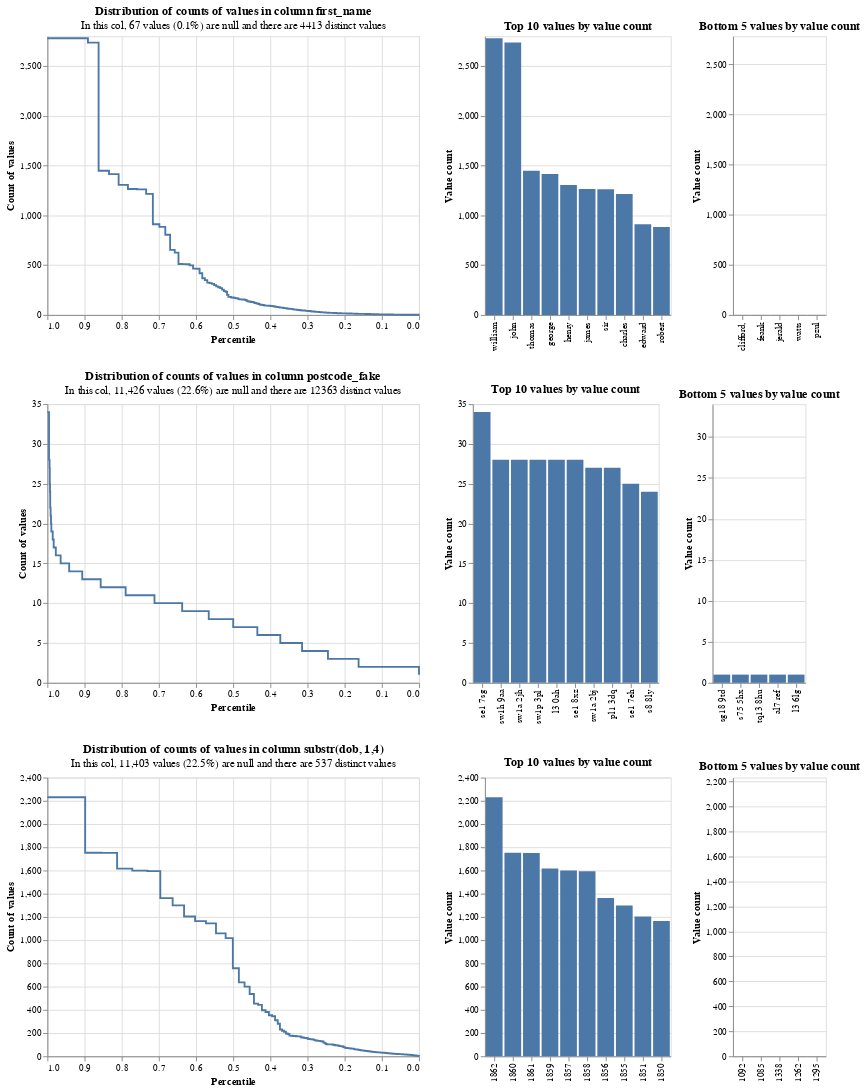

This figure's notebook cell:
### Code cell
# Simple settings dictionary will be used for exploratory analysis
settings = {
    "link_type": "dedupe_only",
    "blocking_rules_to_generate_predictions": [
        "l.first_name = r.first_name and l.surname = r.surname",
        "l.surname = r.surname and l.dob = r.dob",
        "l.first_name = r.first_name and l.dob = r.dob",
        "l.postcode_fake = r.postcode_fake and l.first_name = r.first_name",
    ],
}
linker = DuckDBLinker(df, settings)

linker.profile_columns(
    ["first_name", "postcode_fake", "substr(dob, 1,4)"], top_n=10, bottom_n=5
)

### Figure 1 — Vega-Lite specification as saved in the notebook (floating-point values rounded to 4 significant figures; data arrays with more than 128 entries replaced by an {"elided": "..."} marker saying what was removed)
{"$schema": "https://vega.github.io/schema/vega-lite/v5.9.3.json", "config": {"view": {"continuousHeight": 300, "continuousWidth": 400}}, "vconcat": [{"hconcat": [{"data": {"values": {"elided": "151 records"}}, "encoding": {"tooltip": [{"field": "value_count", "type": "quantitative"}, {"field": "percentile_ex_nulls", "type": "quantitative"}, {"field": "percentile_inc_nulls", "type": "quantitative"}, {"field": "total_non_null_rows", "type": "quantitative"}, {"field": "total_rows_inc_nulls", "type": "quantitative"}], "x": {"field": "percentile_ex_nulls", "sort": "descending", "title": "Percentile", "type": "quantitative"}, "y": {"field": "value_count", "title": "Count of values", "type": "quantitative"}}, "mark": {"interpolate": "step-after", "type": "line"}, "title": {"subtitle": "In this col, 67 values (0.1%) are null and there are 4413 distinct values", "text": "Distribution of counts of values in column first_name"}}, {"data": {"values": [{"distinct_value_count": 4413, "group_name": "first_name", "total_non_null_rows": 50511, "total_rows_inc_nulls": 50578, "value": "william", "value_count": 2780}, {"distinct_value_count": 4413, "group_name": "first_name", "total_non_null_rows": 50511, "total_rows_inc_nulls": 50578, "value": "john", "value_count": 2736}, {"distinct_value_count": 4413, "group_name": "first_name", "total_non_null_rows": 50511, "total_rows_inc_nulls": 50578, "value": "thomas", "value_count": 1448}, {"distinct_value_count": 4413, "group_name": "first_name", "total_non_null_rows": 50511, "total_rows_inc_nulls": 50578, "value": "george", "value_count": 1415}, {"distinct_value_count": 4413, "group_name": "first_name", "total_non_null_rows": 50511, "total_rows_inc_nulls": 50578, "value": "henry", "value_count": 1306}, {"distinct_value_count": 4413, "group_name": "first_name", "total_non_null_rows": 50511, "total_rows_inc_nulls": 50578, "value": "james", "value_count": 1265}, {"distinct_value_count": 4413, "group_name": "first_name", "total_non_null_rows": 50511, "total_rows_inc_nulls": 50578, "value": "sir", "value_count": 1262}, {"distinct_value_count": 4413, "group_name": "first_name", "total_non_null_rows": 50511, "total_rows_inc_nulls": 50578, "value": "charles", "value_count": 1216}, {"distinct_value_count": 4413, "group_name": "first_name", "total_non_null_rows": 50511, "total_rows_inc_nulls": 50578, "value": "edward", "value_count": 911}, {"distinct_value_count": 4413, "group_name": "first_name", "total_non_null_rows": 50511, "total_rows_inc_nulls": 50578, "value": "robert", "value_count": 884}]}, "encoding": {"tooltip": [{"field": "value", "type": "nominal"}, {"field": "value_count", "type": "quantitative"}, {"field": "total_non_null_rows", "type": "quantitative"}, {"field": "total_rows_inc_nulls", "type": "quantitative"}], "x": {"field": "value", "sort": "-y", "title": null, "type": "nominal"}, "y": {"field": "value_count", "title": "Value count", "type": "quantitative"}}, "mark": "bar", "title": "Top 10 values by value count"}, {"data": {"values": [{"distinct_value_count": 4413, "group_name": "first_name", "total_non_null_rows": 50511, "total_rows_inc_nulls": 50578, "value": "clifford,", "value_count": 1}, {"distinct_value_count": 4413, "group_name": "first_name", "total_non_null_rows": 50511, "total_rows_inc_nulls": 50578, "value": "feank", "value_count": 1}, {"distinct_value_count": 4413, "group_name": "first_name", "total_non_null_rows": 50511, "total_rows_inc_nulls": 50578, "value": "jerald", "value_count": 1}, {"distinct_value_count": 4413, "group_name": "first_name", "total_non_null_rows": 50511, "total_rows_inc_nulls": 50578, "value": "watts", "value_count": 1}, {"distinct_value_count": 4413, "group_name": "first_name", "total_non_null_rows": 50511, "total_rows_inc_nulls": 50578, "value": "pzul", "value_count": 1}]}, "encoding": {"tooltip": [{"field": "value", "type": "nominal"}, {"field": "value_count", "type": "quantitative"}, {"field": "total_non_null_rows", "type": "quantitative"}, {"field": "total_rows_inc_nulls", "type": "quantitative"}], "x": {"field": "value", "sort": "-y", "title": null, "type": "nominal"}, "y": {"field": "value_count", "scale": {"domain": [0, 2780]}, "title": "Value count", "type": "quantitative"}}, "mark": "bar", "title": "Bottom 5 values by value count"}]}, {"hconcat": [{"data": {"values": [{"distinct_value_count": 12363, "group_name": "postcode_fake", "percentile_ex_nulls": 0.9991, "percentile_inc_nulls": 0.9993, "sum_tokens_in_value_count_group": 34, "total_non_null_rows": 39152, "total_rows_inc_nulls": 50578, "value_count": 34}, {"distinct_value_count": 12363, "group_name": "postcode_fake", "percentile_ex_nulls": 0.9956, "percentile_inc_nulls": 0.9966, "sum_tokens_in_value_count_group": 140, "total_non_null_rows": 39152, "total_rows_inc_nulls": 50578, "value_count": 28}, {"distinct_value_count": 12363, "group_name": "postcode_fake", "percentile_ex_nulls": 0.9942, "percentile_inc_nulls": 0.9955, "sum_tokens_in_value_count_group": 54, "total_non_null_rows": 39152, "total_rows_inc_nulls": 50578, "value_count": 27}, {"distinct_value_count": 12363, "group_name": "postcode_fake", "percentile_ex_nulls": 0.9935, "percentile_inc_nulls": 0.995, "sum_tokens_in_value_count_group": 25, "total_non_null_rows": 39152, "total_rows_inc_nulls": 50578, "value_count": 25}, {"distinct_value_count": 12363, "group_name": "postcode_fake", "percentile_ex_nulls": 0.9929, "percentile_inc_nulls": 0.9945, "sum_tokens_in_value_count_group": 24, "total_non_null_rows": 39152, "total_rows_inc_nulls": 50578, "value_count": 24}, {"distinct_value_count": 12363, "group_name": "postcode_fake", "percentile_ex_nulls": 0.9924, "percentile_inc_nulls": 0.9941, "sum_tokens_in_value_count_group": 22, "total_non_null_rows": 39152, "total_rows_inc_nulls": 50578, "value_count": 22}, {"distinct_value_count": 12363, "group_name": "postcode_fake", "percentile_ex_nulls": 0.9913, "percentile_inc_nulls": 0.9933, "sum_tokens_in_value_count_group": 42, "total_non_null_rows": 39152, "total_rows_inc_nulls": 50578, "value_count": 21}, {"distinct_value_count": 12363, "group_name": "postcode_fake", "percentile_ex_nulls": 0.9903, "percentile_inc_nulls": 0.9925, "sum_tokens_in_value_count_group": 40, "total_non_null_rows": 39152, "total_rows_inc_nulls": 50578, "value_count": 20}, {"distinct_value_count": 12363, "group_name": "postcode_fake", "percentile_ex_nulls": 0.9893, "percentile_inc_nulls": 0.9917, "sum_tokens_in_value_count_group": 38, "total_non_null_rows": 39152, "total_rows_inc_nulls": 50578, "value_count": 19}, {"distinct_value_count": 12363, "group_name": "postcode_fake", "percentile_ex_nulls": 0.9856, "percentile_inc_nulls": 0.9889, "sum_tokens_in_value_count_group": 144, "total_non_null_rows": 39152, "total_rows_inc_nulls": 50578, "value_count": 18}, {"distinct_value_count": 12363, "group_name": "postcode_fake", "percentile_ex_nulls": 0.983, "percentile_inc_nulls": 0.9869, "sum_tokens_in_value_count_group": 102, "total_non_null_rows": 39152, "total_rows_inc_nulls": 50578, "value_count": 17}, {"distinct_value_count": 12363, "group_name": "postcode_fake", "percentile_ex_nulls": 0.9773, "percentile_inc_nulls": 0.9824, "sum_tokens_in_value_count_group": 224, "total_non_null_rows": 39152, "total_rows_inc_nulls": 50578, "value_count": 16}, {"distinct_value_count": 12363, "group_name": "postcode_fake", "percentile_ex_nulls": 0.9643, "percentile_inc_nulls": 0.9723, "sum_tokens_in_value_count_group": 510, "total_non_null_rows": 39152, "total_rows_inc_nulls": 50578, "value_count": 15}, {"distinct_value_count": 12363, "group_name": "postcode_fake", "percentile_ex_nulls": 0.9414, "percentile_inc_nulls": 0.9546, "sum_tokens_in_value_count_group": 896, "total_non_null_rows": 39152, "total_rows_inc_nulls": 50578, "value_count": 14}, {"distinct_value_count": 12363, "group_name": "postcode_fake", "percentile_ex_nulls": 0.9062, "percentile_inc_nulls": 0.9274, "sum_tokens_in_value_count_group": 1378, "total_non_null_rows": 39152, "total_rows_inc_nulls": 50578, "value_count": 13}, {"distinct_value_count": 12363, "group_name": "postcode_fake", "percentile_ex_nulls": 0.8565, "percentile_inc_nulls": 0.8889, "sum_tokens_in_value_count_group": 1944, "total_non_null_rows": 39152, "total_rows_inc_nulls": 50578, "value_count": 12}, {"distinct_value_count": 12363, "group_name": "postcode_fake", "percentile_ex_nulls": 0.7894, "percentile_inc_nulls": 0.837, "sum_tokens_in_value_count_group": 2629, "total_non_null_rows": 39152, "total_rows_inc_nulls": 50578, "value_count": 11}, {"distinct_value_count": 12363, "group_name": "postcode_fake", "percentile_ex_nulls": 0.7117, "percentile_inc_nulls": 0.7769, "sum_tokens_in_value_count_group": 3040, "total_non_null_rows": 39152, "total_rows_inc_nulls": 50578, "value_count": 10}, {"distinct_value_count": 12363, "group_name": "postcode_fake", "percentile_ex_nulls": 0.6373, "percentile_inc_nulls": 0.7192, "sum_tokens_in_value_count_group": 2916, "total_non_null_rows": 39152, "total_rows_inc_nulls": 50578, "value_count": 9}, {"distinct_value_count": 12363, "group_name": "postcode_fake", "percentile_ex_nulls": 0.5657, "percentile_inc_nulls": 0.6638, "sum_tokens_in_value_count_group": 2800, "total_non_null_rows": 39152, "total_rows_inc_nulls": 50578, "value_count": 8}, {"distinct_value_count": 12363, "group_name": "postcode_fake", "percentile_ex_nulls": 0.4999, "percentile_inc_nulls": 0.6129, "sum_tokens_in_value_count_group": 2576, "total_non_null_rows": 39152, "total_rows_inc_nulls": 50578, "value_count": 7}, {"distinct_value_count": 12363, "group_name": "postcode_fake", "percentile_ex_nulls": 0.435, "percentile_inc_nulls": 0.5626, "sum_tokens_in_value_count_group": 2544, "total_non_null_rows": 39152, "total_rows_inc_nulls": 50578, "value_count": 6}, {"distinct_value_count": 12363, "group_name": "postcode_fake", "percentile_ex_nulls": 0.3732, "percentile_inc_nulls": 0.5148, "sum_tokens_in_value_count_group": 2420, "total_non_null_rows": 39152, "total_rows_inc_nulls": 50578, "value_count": 5}, {"distinct_value_count": 12363, "group_name": "postcode_fake", "percentile_ex_nulls": 0.3146, "percentile_inc_nulls": 0.4695, "sum_tokens_in_value_count_group": 2292, "total_non_null_rows": 39152, "total_rows_inc_nulls": 50578, "value_count": 4}, {"distinct_value_count": 12363, "group_name": "postcode_fake", "percentile_ex_nulls": 0.245, "percentile_inc_nulls": 0.4155, "sum_tokens_in_value_count_group": 2727, "total_non_null_rows": 39152, "total_rows_inc_nulls": 50578, "value_count": 3}, {"distinct_value_count": 12363, "group_name": "postcode_fake", "percentile_ex_nulls": 0.1625, "percentile_inc_nulls": 0.3517, "sum_tokens_in_value_count_group": 3228, "total_non_null_rows": 39152, "total_rows_inc_nulls": 50578, "value_count": 2}, {"distinct_value_count": 12363, "group_name": "postcode_fake", "percentile_ex_nulls": 0, "percentile_inc_nulls": 0.2259, "sum_tokens_in_value_count_group": 6363, "total_non_null_rows": 39152, "total_rows_inc_nulls": 50578, "value_count": 1}, {"distinct_value_count": 12363, "group_name": "postcode_fake", "percentile_ex_nulls": 1, "percentile_inc_nulls": 1, "sum_tokens_in_value_count_group": 34, "total_non_null_rows": 39152, "total_rows_inc_nulls": 50578, "value_count": 34}]}, "encoding": {"tooltip": [{"field": "value_count", "type": "quantitative"}, {"field": "percentile_ex_nulls", "type": "quantitative"}, {"field": "percentile_inc_nulls", "type": "quantitative"}, {"field": "total_non_null_rows", "type": "quantitative"}, {"field": "total_rows_inc_nulls", "type": "quantitative"}], "x": {"field": "percentile_ex_nulls", "sort": "descending", "title": "Percentile", "type": "quantitative"}, "y": {"field": "value_count", "title": "Count of values", "type": "quantitative"}}, "mark": {"interpolate": "step-after", "type": "line"}, "title": {"subtitle": "In this col, 11,426 values (22.6%) are null and there are 12363 distinct values", "text": "Distribution of counts of values in column postcode_fake"}}, {"data": {"values": [{"distinct_value_count": 12363, "group_name": "postcode_fake", "total_non_null_rows": 39152, "total_rows_inc_nulls": 50578, "value": "se1 7sg", "value_count": 34}, {"distinct_value_count": 12363, "group_name": "postcode_fake", "total_non_null_rows": 39152, "total_rows_inc_nulls": 50578, "value": "sw1h 9aa", "value_count": 28}, {"distinct_value_count": 12363, "group_name": "postcode_fake", "total_non_null_rows": 39152, "total_rows_inc_nulls": 50578, "value": "sw1a 2jh", "value_count": 28}, {"distinct_value_count": 12363, "group_name": "postcode_fake", "total_non_null_rows": 39152, "total_rows_inc_nulls": 50578, "value": "sw1p 3pl", "value_count": 28}, {"distinct_value_count": 12363, "group_name": "postcode_fake", "total_non_null_rows": 39152, "total_rows_inc_nulls": 50578, "value": "l3 0ah", "value_count": 28}, {"distinct_value_count": 12363, "group_name": "postcode_fake", "total_non_null_rows": 39152, "total_rows_inc_nulls": 50578, "value": "se1 8xz", "value_count": 28}, {"distinct_value_count": 12363, "group_name": "postcode_fake", "total_non_null_rows": 39152, "total_rows_inc_nulls": 50578, "value": "sw1a 2bj", "value_count": 27}, {"distinct_value_count": 12363, "group_name": "postcode_fake", "total_non_null_rows": 39152, "total_rows_inc_nulls": 50578, "value": "pl1 3dq", "value_count": 27}, {"distinct_value_count": 12363, "group_name": "postcode_fake", "total_non_null_rows": 39152, "total_rows_inc_nulls": 50578, "value": "se1 7eh", "value_count": 25}, {"distinct_value_count": 12363, "group_name": "postcode_fake", "total_non_null_rows": 39152, "total_rows_inc_nulls": 50578, "value": "s8 8ly", "value_count": 24}]}, "encoding": {"tooltip": [{"field": "value", "type": "nominal"}, {"field": "value_count", "type": "quantitative"}, {"field": "total_non_null_rows", "type": "quantitative"}, {"field": "total_rows_inc_nulls", "type": "quantitative"}], "x": {"field": "value", "sort": "-y", "title": null, "type": "nominal"}, "y": {"field": "value_count", "title": "Value count", "type": "quantitative"}}, "mark": "bar", "title": "Top 10 values by value count"}, {"data": {"values": [{"distinct_value_count": 12363, "group_name": "postcode_fake", "total_non_null_rows": 39152, "total_rows_inc_nulls": 50578, "value": "sg18 9td", "value_count": 1}, {"distinct_value_count": 12363, "group_name": "postcode_fake", "total_non_null_rows": 39152, "total_rows_inc_nulls": 50578, "value": "s75 5hx", "value_count": 1}, {"distinct_value_count": 12363, "group_name": "postcode_fake", "total_non_null_rows": 39152, "total_rows_inc_nulls": 50578, "value": "tq13 8hu", "value_count": 1}, {"distinct_value_count": 12363, "group_name": "postcode_fake", "total_non_null_rows": 39152, "total_rows_inc_nulls": 50578, "value": "al7 ref", "value_count": 1}, {"distinct_value_count": 12363, "group_name": "postcode_fake", "total_non_null_rows": 39152, "total_rows_inc_nulls": 50578, "value": "l3 6lg", "value_count": 1}]}, "encoding": {"tooltip": [{"field": "value", "type": "nominal"}, {"field": "value_count", "type": "quantitative"}, {"field": "total_non_null_rows", "type": "quantitative"}, {"field": "total_rows_inc_nulls", "type": "quantitative"}], "x": {"field": "value", "sort": "-y", "title": null, "type": "nominal"}, "y": {"field": "value_count", "scale": {"domain": [0, 34]}, "title": "Value count", "type": "quantitative"}}, "mark": "bar", "title": "Bottom 5 values by value count"}]}, {"hconcat": [{"data": {"values": {"elided": "139 records"}}, "encoding": {"tooltip": [{"field": "value_count", "type": "quantitative"}, {"field": "percentile_ex_nulls", "type": "quantitative"}, {"field": "percentile_inc_nulls", "type": "quantitative"}, {"field": "total_non_null_rows", "type": "quantitative"}, {"field": "total_rows_inc_nulls", "type": "quantitative"}], "x": {"field": "percentile_ex_nulls", "sort": "descending", "title": "Percentile", "type": "quantitative"}, "y": {"field": "value_count", "title": "Count of values", "type": "quantitative"}}, "mark": {"interpolate": "step-after", "type": "line"}, "title": {"subtitle": "In this col, 11,403 values (22.5%) are null and there are 537 distinct values", "text": "Distribution of counts of values in column substr(dob, 1,4)"}}, {"data": {"values": [{"distinct_value_count": 537, "group_name": "substr_dob_1_4_", "total_non_null_rows": 39175, "total_rows_inc_nulls": 50578, "value": "1862", "value_count": 2231}, {"distinct_value_count": 537, "group_name": "substr_dob_1_4_", "total_non_null_rows": 39175, "total_rows_inc_nulls": 50578, "value": "1860", "value_count": 1753}, {"distinct_value_count": 537, "group_name": "substr_dob_1_4_", "total_non_null_rows": 39175, "total_rows_inc_nulls": 50578, "value": "1861", "value_count": 1751}, {"distinct_value_count": 537, "group_name": "substr_dob_1_4_", "total_non_null_rows": 39175, "total_rows_inc_nulls": 50578, "value": "1859", "value_count": 1616}, {"distinct_value_count": 537, "group_name": "substr_dob_1_4_", "total_non_null_rows": 39175, "total_rows_inc_nulls": 50578, "value": "1857", "value_count": 1599}, {"distinct_value_count": 537, "group_name": "substr_dob_1_4_", "total_non_null_rows": 39175, "total_rows_inc_nulls": 50578, "value": "1858", "value_count": 1594}, {"distinct_value_count": 537, "group_name": "substr_dob_1_4_", "total_non_null_rows": 39175, "total_rows_inc_nulls": 50578, "value": "1856", "value_count": 1362}, {"distinct_value_count": 537, "group_name": "substr_dob_1_4_", "total_non_null_rows": 39175, "total_rows_inc_nulls": 50578, "value": "1855", "value_count": 1299}, {"distinct_value_count": 537, "group_name": "substr_dob_1_4_", "total_non_null_rows": 39175, "total_rows_inc_nulls": 50578, "value": "1851", "value_count": 1204}, {"distinct_value_count": 537, "group_name": "substr_dob_1_4_", "total_non_null_rows": 39175, "total_rows_inc_nulls": 50578, "value": "1850", "value_count": 1164}]}, "encoding": {"tooltip": [{"field": "value", "type": "nominal"}, {"field": "value_count", "type": "quantitative"}, {"field": "total_non_null_rows", "type": "quantitative"}, {"field": "total_rows_inc_nulls", "type": "quantitative"}], "x": {"field": "value", "sort": "-y", "title": null, "type": "nominal"}, "y": {"field": "value_count", "title": "Value count", "type": "quantitative"}}, "mark": "bar", "title": "Top 10 values by value count"}, {"data": {"values": [{"distinct_value_count": 537, "group_name": "substr_dob_1_4_", "total_non_null_rows": 39175, "total_rows_inc_nulls": 50578, "value": "1092", "value_count": 1}, {"distinct_value_count": 537, "group_name": "substr_dob_1_4_", "total_non_null_rows": 39175, "total_rows_inc_nulls": 50578, "value": "1085", "value_count": 1}, {"distinct_value_count": 537, "group_name": "substr_dob_1_4_", "total_non_null_rows": 39175, "total_rows_inc_nulls": 50578, "value": "1338", "value_count": 1}, {"distinct_value_count": 537, "group_name": "substr_dob_1_4_", "total_non_null_rows": 39175, "total_rows_inc_nulls": 50578, "value": "1262", "value_count": 1}, {"distinct_value_count": 537, "group_name": "substr_dob_1_4_", "total_non_null_rows": 39175, "total_rows_inc_nulls": 50578, "value": "1295", "value_count": 1}]}, "encoding": {"tooltip": [{"field": "value", "type": "nominal"}, {"field": "value_count", "type": "quantitative"}, {"field": "total_non_null_rows", "type": "quantitative"}, {"field": "total_rows_inc_nulls", "type": "quantitative"}], "x": {"field": "value", "sort": "-y", "title": null, "type": "nominal"}, "y": {"field": "value_count", "scale": {"domain": [0, 2231]}, "title": "Value count", "type": "quantitative"}}, "mark": "bar", "title": "Bottom 5 values by value count"}]}]}
